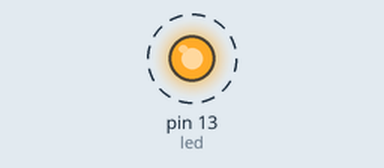
Recording of a sketch running on a simulated Arduino Uno, built with avr-gcc and run on an emulated ATmega328P. Parts: output pins drawn as LEDs (lit = HIGH). Dashed ring = blinking.

Above: at 0.1 s.
Timing chart, 0 to 3.0 s (numbered marks = the images above):
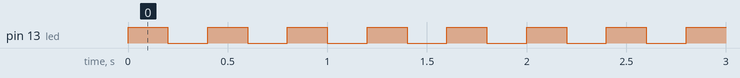

The sketch:

led13.ino
```cpp
int led=13;
void setup() {
  // put your setup code here, to run once:
  pinMode(led,OUTPUT);//No Pin y Mode (OUTPUT/INPUT)

}

void loop() {
  // put your main code here, to run repeatedly:
  digitalWrite(led,HIGH);
  delay(200); //1000=1 SEG
  digitalWrite(led,LOW);
  delay(200);


}
```

Measured:
- by itself, pin 13 (led): alternates HIGH for 0.20 s and LOW for 0.20 s
